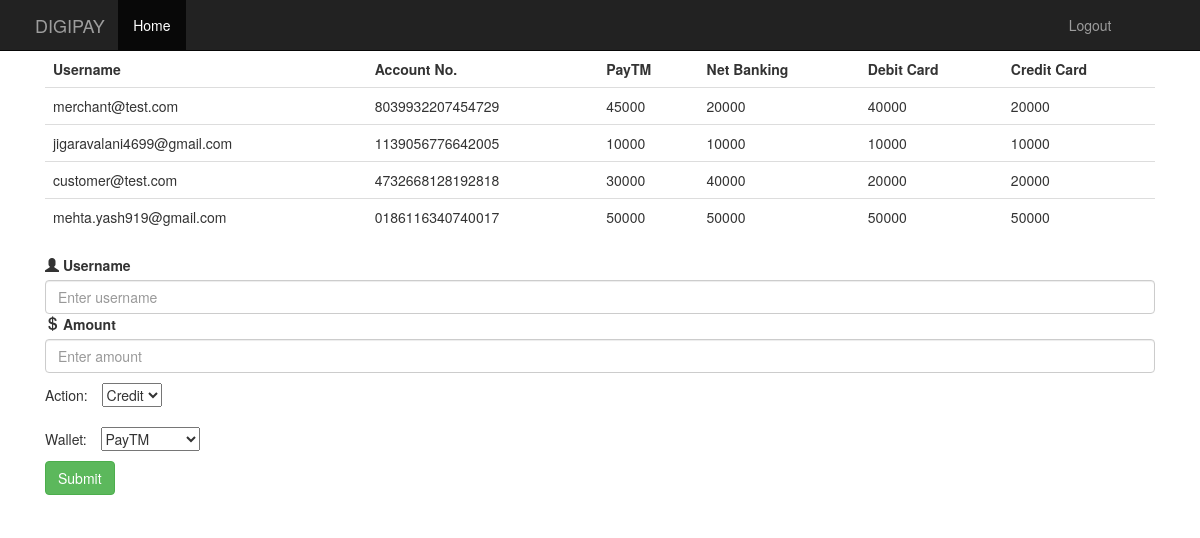
The app's page /php/Payment/php/admin.php (signed in) with its own data.
### tables this page shows
CREATE TABLE `user_accounts` (
  `id` varchar(100) NOT NULL,
  `username` varchar(100) NOT NULL,
  `acc_no` varchar(20) NOT NULL,
  `paytm` double NOT NULL,
  `net_banking` double NOT NULL,
  `debit_card` double NOT NULL,
  `credit_card` double NOT NULL
);

### php/Payment/php/admin.php (the view, shortened to what this page needs)
<!DOCTYPE html>
<html lang="en">
<head>
  <link rel="stylesheet" href="https://maxcdn.bootstrapcdn.com/bootstrap/3.3.7/css/bootstrap.min.css">
</head>
<body style="height:1500px">
<?php
    require('db.php');
    $balance = '';
    if (isset($_SESSION['username'])) {
    $result_2 = $conn->prepare("SELECT username,acc_no,paytm,net_banking,debit_card,credit_card FROM user_accounts");
    $r_2=$result_2->execute();
    if($r_2) {
      $row_2=$result_2->bind_result($mer_usrn,$mer_accNo,$mer_paytm,$mer_netBanking,$mer_debitCard,$mer_creditCard);
      while($result_2->fetch()) {
        $balance .= '<tr> <td>'.$mer_usrn.'</td> <td>'.$mer_accNo.'</td> <td>'.$mer_paytm.'</td> <td>'.$mer_netBanking.'</td> <td>'.$mer_debitCard.'</td> <td>'.$mer_creditCard.'</td> </tr>';
      }
    }
    }
  ?>
<nav class="navbar navbar-inverse navbar-fixed-top">
  <div class="container-fluid">
    <div class="navbar-header">
      <a class="navbar-brand" href="#" style="margin-left: 5%">DIGIPAY</a>
    </div>
    <ul class="nav navbar-nav">
      <li class="active" style="margin-left: 5%"><a href="#">Home</a></li>
    </ul>
    <ul class="nav navbar-nav navbar-right" style="margin-right: 5%">
      <li><a href="http://localhost:8089/e_com/Payment/php/RemoveSession.php?logout=true">Logout</a></li>
    </ul>
  </div>
</nav>
<div class="container" style="margin-top:50px">
  <div class="container-fluid">
  <table class="table table-hover">
    <tbody>
      <tr>
    <th>  Username    </th>
    <th>  Account No.   </th>
    <th>  PayTM     </th>
    <th>  Net Banking   </th>
    <th>  Debit Card    </th>
    <th>  Credit Card   </th>
      </tr>
      <?php echo $balance; ?>
    </tbody>
  </table>
  <form role="form" name="loginForm" method="POST" action="admin_action.php" onsubmit="return validateForm();">
<div class="form-group">
              <label for="usrname"><span class="glyphicon glyphicon-user"></span> Username</label>
              <input type="text" class="form-control" id="usrname" placeholder="Enter username" name="username">
              <label for="amount"><span class="glyphicon glyphicon-usd"></span> Amount</label>
              <input type="text" class="form-control" id="amount" placeholder="Enter amount" name="amount">
  Action:
  <select name="action" style="margin: 10px;">
      <option value="credit" selected="selected">Credit</option>
  </select>
  <br>
  Wallet:
  <select name="mode" style="margin: 10px;">
      <option value="paytm" selected="selected">PayTM</option>
  </select>
  <br>
   <button type="submit" name="submit" class="btn btn-success" value="Submit">Submit</button>
</div>
</form>
</div>
</div>
</body>
</html>

### records on screen
user_accounts: username "merchant@test.com", acc_no "8039932207454729", paytm "45000", net_banking "20000", debit_card "40000", credit_card "20000"
user_accounts: username "jigaravalani4699@gmail.com", acc_no "1139056776642005", paytm "10000", net_banking "10000", debit_card "10000", credit_card "10000"
user_accounts: username "customer@test.com", acc_no "4732668128192818", paytm "30000", net_banking "40000", debit_card "20000", credit_card "20000"
user_accounts: username "mehta.yash919@gmail.com", acc_no "0186116340740017", paytm "50000", net_banking "50000", debit_card "50000", credit_card "50000"
